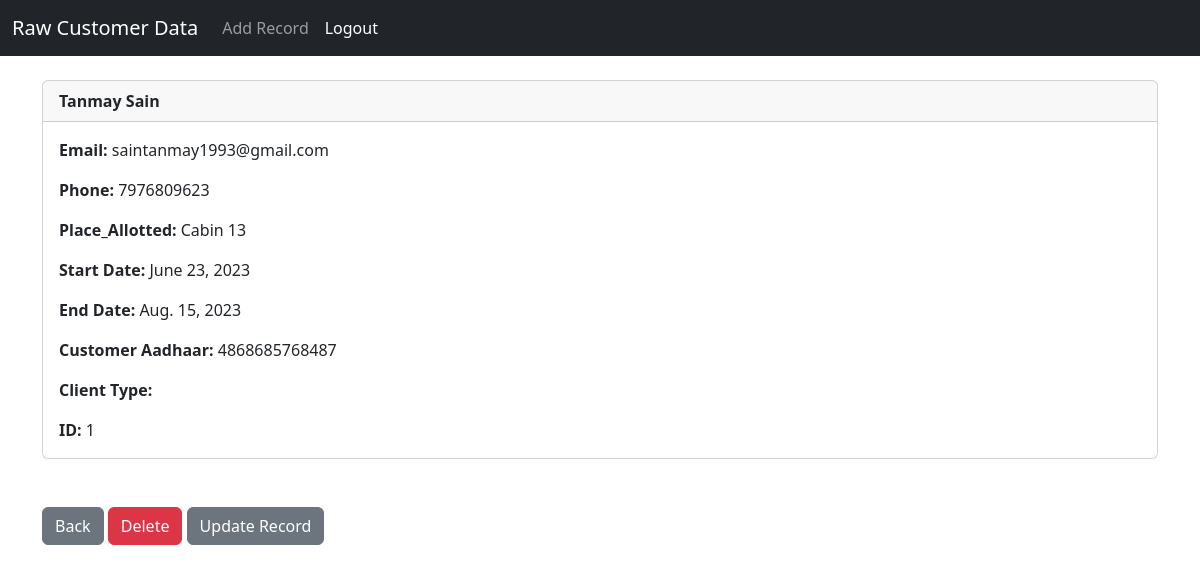
The page /record/1 (signed in) on the database its author committed.
### customers/models.py (models this page shows, shortened)
class Customer(models.Model):
    client_Type = models.ForeignKey(ClientType, on_delete=models.CASCADE)
    client_Req = models.ForeignKey(ClientReq,on_delete=models.CASCADE)
    first_name = models.CharField(max_length=100, null=False)
    last_name = models.CharField(max_length=100)
    email = models.EmailField(unique=True)
    phone = models.CharField(max_length=20)
    Place_Allotted = models.ForeignKey(Cabin, on_delete=models.CASCADE)
    no_of_seats = models.IntegerField(default=0)
    start_date = models.DateField()
    end_date = models.DateField()
    monthly_charges = models.IntegerField(default=0)
    payment = models.ForeignKey(Payment, on_delete=models.CASCADE)
    security_amount = models.IntegerField(default=0)
    Lock_in_duration = models.CharField(max_length=100)
    payment_date = models.DateField()
    customer_Aadhaar = models.CharField(max_length=50)

class Cabin(models.Model):
    Cabin_Studio = models.CharField(max_length=100, null =False)
    def __str__(self):
        return self.Cabin_Studio

### customers/views.py (the view)
# urls.py: path('record/<int:pk>', views.customer_record, name='record'),
def customer_record(request, pk):
     if request.user.is_authenticated:
         customer_record = Customer.objects.get(id = pk)
         return render(request, 'record.html',{'customer_record': customer_record})
     else:
         messages.success(request, "You Must Be Logged In To View That Page...")
         return redirect('index')

### customers/templates/record.html
{% extends 'base.html' %}
{% block content %}
<div class="card">
    <div class="card-header"><strong>
        {{customer_record.first_name}}
                {{customer_record.last_name}}</strong>
    </div>
    <div class="card-body">
        <p class="card-text">
        <strong>Email: </strong>{{customer_record.email}}
        </p>
        <p class="card-text">
        <strong>Phone: </strong>{{customer_record.phone}}
        </p>
         <p class="card-text">
        <strong>Place_Allotted: </strong>{{customer_record.Place_Allotted}}
         </p>
         <p class="card-text">
        <strong>Start Date: </strong>{{customer_record.start_date}}
         </p>
         <p class="card-text">
        <strong>End Date: </strong>{{customer_record.end_date}}
         </p>
         <p class="card-text">
        <strong>Customer Aadhaar: </strong>{{customer_record.customer_Aadhaar}}
         </p>
         <p class="card-text">
        <strong>Client Type: </strong>{{customer_record.client_type}}
         </p>
         <p class="card-text">
        <strong>ID: </strong>{{customer_record.id}}
         </p>
    </div>
  </div>
  <br/><br/>
  <a href="{% url 'index' %}" class="btn btn-secondary">Back</a>
  <a href="{% url 'delete_record' customer_record.id %}"
  class="btn btn-danger">Delete</a>
  <a href="{% url 'update_record' customer_record.id %}"
   class="btn btn-secondary">Update Record</a>
{% endblock %}

### rows shown on the page
Customer: first_name "Tanmay", last_name "Sain", email "saintanmay1993@gmail.com", phone "7976809623", Place_Allotted "Cabin 13", start_date "June 23, 2023", end_date "Aug. 15, 2023", customer_Aadhaar "4868685768487", id "1"
